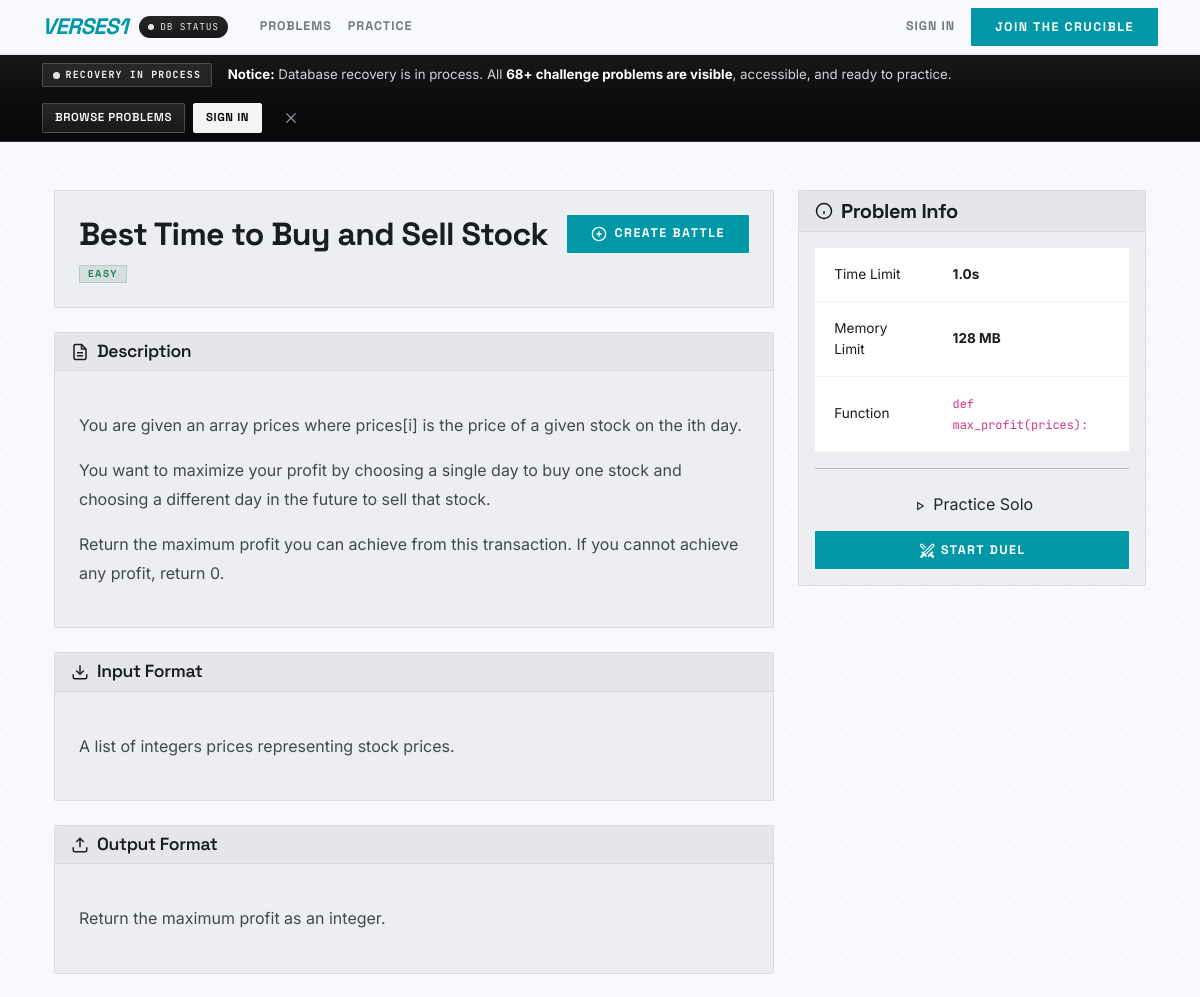
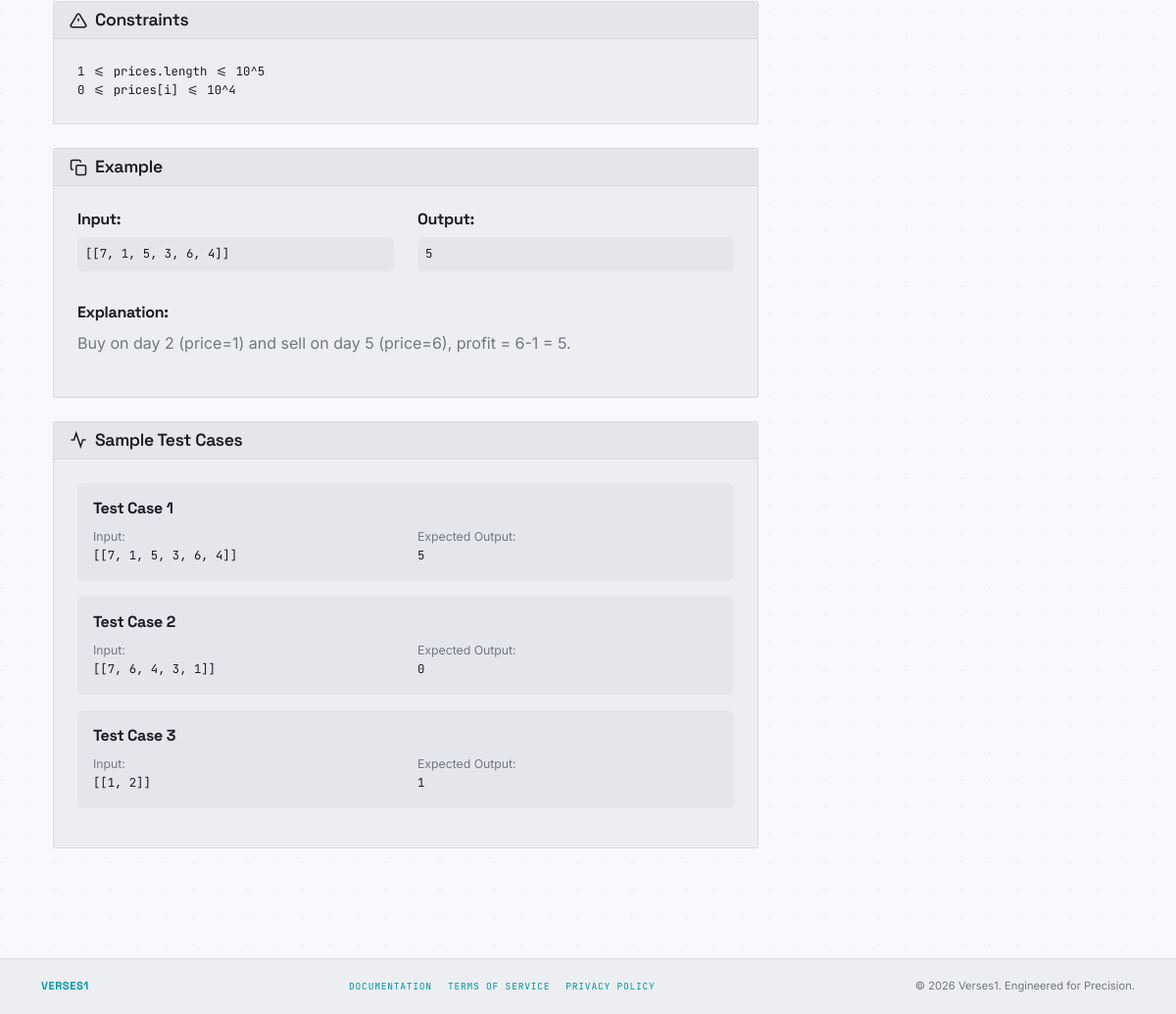
The page /problems/best-time-to-buy-sell-stock/ on the database its author committed (2 pictures, top to bottom).
### battles/models.py (models this page shows, shortened)
class ProblemStatement(models.Model):
    DIFFICULTY_CHOICES = [
        ('easy', 'Easy'),
        ('medium', 'Medium'),
        ('hard', 'Hard'),
    ]
    title = models.CharField(max_length=200)
    slug = models.SlugField(unique=True)
    description = models.TextField(help_text="Problem description in Markdown")
    input_format = models.TextField(help_text="Description of input format")
    output_format = models.TextField(help_text="Description of expected output format")
    constraints = models.TextField(help_text="Constraints (e.g., 1 <= n <= 10^5)")
    example_input = models.TextField(help_text="Example input to show users")
    example_output = models.TextField(help_text="Expected output for example")
    example_explanation = models.TextField(blank=True, help_text="Explanation of the example")
    difficulty = models.CharField(max_length=10, choices=DIFFICULTY_CHOICES, default='easy')
    categories = models.ManyToManyField(Category, related_name='problems', blank=True)
    time_limit_seconds = models.FloatField(default=2.0, help_text="Time limit per test case")
    memory_limit_mb = models.IntegerField(default=256, help_text="Memory limit in MB")
    function_signature = models.CharField(
        max_length=200,
        help_text="Function signature users must implement, e.g., 'def solution(nums, target):'"
    )
    starter_code = models.TextField(
        blank=True,
        help_text="Starter code template for users"
    )
    is_active = models.BooleanField(default=True)
    created_at = models.DateTimeField(auto_now_add=True)
    updated_at = models.DateTimeField(auto_now=True)
    class Meta:
        ordering = ['difficulty', 'title']
        indexes = [
            models.Index(fields=['is_active', 'difficulty', 'title'], name='prob_active_diff_title_idx'),
        ]
    def get_visible_test_cases(self):
        return self.test_cases.filter(is_hidden=False)

class TestCase(models.Model):
    problem = models.ForeignKey(ProblemStatement, on_delete=models.CASCADE, related_name='test_cases')
    input_data = models.TextField(help_text="Input to pass to the function")
    expected_output = models.TextField(help_text="Expected output/return value")
    is_hidden = models.BooleanField(default=False, help_text="Hidden tests are not shown to users")
    is_sample = models.BooleanField(default=False, help_text="Sample tests shown in problem description")
    order = models.IntegerField(default=0, help_text="Order of test case execution")
    points = models.IntegerField(default=10, help_text="Points for passing this test")
    class Meta:
        ordering = ['order']
        indexes = [
            models.Index(fields=['problem', 'is_hidden', 'order'], name='tc_prob_hidden_order_idx'),
        ]

### battles/views.py (the view)
# urls.py: path('problems/<slug:slug>/', views.problem_detail, name='problem_detail'),
def problem_detail(request, slug):
    ensure_problems_loaded()
    problem = get_object_or_404(ProblemStatement, slug=slug, is_active=True)
    visible_tests = problem.get_visible_test_cases()
    user_solved = False
    if request.user.is_authenticated:
        user_solved = PracticeSubmission.objects.filter(
            user=request.user,
            problem=problem,
            all_tests_passed=True
        ).exists()
    return render(request, 'battles/problem_detail.html', {
        'problem': problem,
        'visible_tests': visible_tests,
        'user_solved': user_solved,
    })

### battles/views.py (called while the page is built)
def ensure_problems_loaded():
    try:
        if not ProblemStatement.objects.filter(is_active=True).exists():
            from django.core.management import call_command
            call_command('sync_problem_catalog', verbosity=0)
    except Exception as e:
        import logging
        logging.getLogger(__name__).warning("Auto-syncing problem catalog failed: %s", e)

### battles/templates/battles/problem_detail.html (shortened to what this page needs)
{% extends "base.html" %}
{% load static %}
{% block content %}
<div class="container py-4">
    <div class="row">
        <div class="col-lg-8 problem-description">
            <div class="card mb-4">
                <div class="card-body">
                    <div class="d-flex justify-content-between align-items-start">
                        <div>
                            <h2 class="mb-2">{{ problem.title }}</h2>
                            <span class="badge {% if problem.difficulty == 'easy' %}bg-success{% elif problem.difficulty == 'medium' %}bg-warning{% else %}bg-danger{% endif %}">
                                {{ problem.get_difficulty_display }}
                            </span>
                        </div>
                        <a href="{% url 'create_battle' %}?problem={{ problem.slug }}" class="btn btn-primary d-flex align-items-center gap-2">
                            <svg width="16" height="16" viewBox="0 0 24 24" fill="none" stroke="currentColor" stroke-width="2">
                                <circle cx="12" cy="12" r="10"/>
                                <path d="M12 8v8M8 12h8"/>
                            </svg>
                            Create Battle
                        </a>
                    </div>
                </div>
            </div>
            <div class="card mb-4">
                <div class="card-header d-flex align-items-center gap-2">
                    <svg width="18" height="18" viewBox="0 0 24 24" fill="none" stroke="currentColor" stroke-width="2">
                        <path d="M14 2H6a2 2 0 0 0-2 2v16a2 2 0 0 0 2 2h12a2 2 0 0 0 2-2V8z"/>
                        <polyline points="14 2 14 8 20 8"/>
                        <line x1="16" y1="13" x2="8" y2="13"/>
                        <line x1="16" y1="17" x2="8" y2="17"/>
                    </svg>
                    <h5 class="mb-0">Description</h5>
                </div>
                <div class="card-body">
                    <p>{{ problem.description|linebreaks }}</p>
                </div>
            </div>
            <div class="card mb-4">
                <div class="card-header d-flex align-items-center gap-2">
                    <svg width="18" height="18" viewBox="0 0 24 24" fill="none" stroke="currentColor" stroke-width="2">
                        <path d="M21 15v4a2 2 0 0 1-2 2H5a2 2 0 0 1-2-2v-4"/>
                        <polyline points="7 10 12 15 17 10"/>
                        <line x1="12" y1="15" x2="12" y2="3"/>
                    </svg>
                    <h5 class="mb-0">Input Format</h5>
                </div>
                <div class="card-body">
                    <p>{{ problem.input_format|linebreaks }}</p>
                </div>
            </div>
            <div class="card mb-4">
                <div class="card-header d-flex align-items-center gap-2">
                    <svg width="18" height="18" viewBox="0 0 24 24" fill="none" stroke="currentColor" stroke-width="2">
                        <path d="M21 15v4a2 2 0 0 1-2 2H5a2 2 0 0 1-2-2v-4"/>
                        <polyline points="17 8 12 3 7 8"/>
                        <line x1="12" y1="3" x2="12" y2="15"/>
                    </svg>
                    <h5 class="mb-0">Output Format</h5>
                </div>
                <div class="card-body">
                    <p>{{ problem.output_format|linebreaks }}</p>
                </div>
            </div>
            <div class="card mb-4">
                <div class="card-header d-flex align-items-center gap-2">
                    <svg width="18" height="18" viewBox="0 0 24 24" fill="none" stroke="currentColor" stroke-width="2">
                        <path d="M10.29 3.86L1.82 18a2 2 0 0 0 1.71 3h16.94a2 2 0 0 0 1.71-3L13.71 3.86a2 2 0 0 0-3.42 0z"/>
                        <line x1="12" y1="9" x2="12" y2="13"/>
                        <line x1="12" y1="17" x2="12.01" y2="17"/>
                    </svg>
                    <h5 class="mb-0">Constraints</h5>
                </div>
                <div class="card-body">
                    <pre class="mb-0">{{ problem.constraints }}</pre>
                </div>
            </div>
            <div class="card mb-4">
                <div class="card-header d-flex align-items-center gap-2">
                    <svg width="18" height="18" viewBox="0 0 24 24" fill="none" stroke="currentColor" stroke-width="2">
                        <rect x="9" y="9" width="13" height="13" rx="2" ry="2"/>
                        <path d="M5 15H4a2 2 0 0 1-2-2V4a2 2 0 0 1 2-2h9a2 2 0 0 1 2 2v1"/>
                    </svg>
                    <h5 class="mb-0">Example</h5>
                </div>
                <div class="card-body">
                    <div class="row">
                        <div class="col-md-6">
                            <h6>Input:</h6>
                            <pre class="bg-light p-2 rounded">{{ problem.example_input }}</pre>
                        </div>
                        <div class="col-md-6">
                            <h6>Output:</h6>
                            <pre class="bg-light p-2 rounded">{{ problem.example_output }}</pre>
                        </div>
                    </div>
                    {% if problem.example_explanation %}
                    <div class="mt-3">
                        <h6>Explanation:</h6>
                        <p class="text-muted">{{ problem.example_explanation }}</p>
                    </div>
                    {% endif %}
                </div>
            </div>
            {% if visible_tests %}
            <div class="card mb-4">
                <div class="card-header d-flex align-items-center gap-2">
                    <svg width="18" height="18" viewBox="0 0 24 24" fill="none" stroke="currentColor" stroke-width="2">
                        <polyline points="22 12 18 12 15 21 9 3 6 12 2 12"/>
                    </svg>
                    <h5 class="mb-0">Sample Test Cases</h5>
                </div>
                <div class="card-body">
                    {% for test in visible_tests %}
                    <div class="test-case mb-3 p-3 bg-light rounded">
                        <h6>Test Case {{ forloop.counter }}</h6>
                        <div class="row">
                            <div class="col-md-6">
                                <small class="text-muted">Input:</small>
                                <pre class="mb-0">{{ test.input_data }}</pre>
                            </div>
                            <div class="col-md-6">
                                <small class="text-muted">Expected Output:</small>
                                <pre class="mb-0">{{ test.expected_output }}</pre>
                            </div>
                        </div>
                    </div>
                    {% endfor %}
                </div>
            </div>
            {% endif %}
        </div>
        <div class="col-lg-4">
            <div class="card sticky-top" style="top: 20px;">
                <div class="card-header d-flex align-items-center gap-2">
                    <svg width="18" height="18" viewBox="0 0 24 24" fill="none" stroke="currentColor" stroke-width="2">
                        <circle cx="12" cy="12" r="10"/>
                        <line x1="12" y1="16" x2="12" y2="12"/>
                        <line x1="12" y1="8" x2="12.01" y2="8"/>
                    </svg>
                    <h5 class="mb-0">Problem Info</h5>
                </div>
                <div class="card-body">
                    <table class="table table-sm">
                        <tr>
                            <td>Time Limit</td>
                            <td><strong>{{ problem.time_limit_seconds }}s</strong></td>
                        </tr>
                        <tr>
                            <td>Memory Limit</td>
                            <td><strong>{{ problem.memory_limit_mb }} MB</strong></td>
                        </tr>
                        <tr>
                            <td>Function</td>
                            <td><code>{{ problem.function_signature }}</code></td>
                        </tr>
                    </table>
                    <hr>
                    <div class="d-flex flex-column gap-2">
                        <a href="{% url 'practice_problem' problem.slug %}" class="btn btn-practice w-100">
                            <span class="material-symbols-outlined" style="font-size:18px;">play_arrow</span>
                            Practice Solo
                        </a>
                        <form action="{% url 'create_battle' %}" method="post" class="w-100">
                            <button type="submit" class="btn btn-primary w-100">
                                <span class="material-symbols-outlined" style="font-size:18px;">swords</span>
                                Start Duel
                            </button>
                        </form>
                    </div>
                </div>
            </div>
        </div>
    </div>
</div>
{% endblock %}

### battles/templates/battles/problem_detail.html (style rules this page uses)
.problem-description p { font-size: 1rem; line-height: 1.8; white-space: pre-wrap; word-wrap: break-word; }
.problem-description h5 { font-size: 1.1rem; font-weight: 600; }
.problem-description .card-body { padding: 1.5rem; }

### battles/templates/base.html (style rules this page uses)
.material-symbols-outlined { font-variation-settings: 'FILL' 0, 'wght' 300, 'GRAD' 0, 'opsz' 24; vertical-align: middle; font-size: 20px; }

### rows shown on the page
ProblemStatement: title "Best Time to Buy and Sell Stock", difficulty "EASY", description "You are given an array prices where prices[i] is the price of a given stock on the ith day. You want to maximize your profit by choosing a single day to buy one stock and choosing a different day in the future to sell that stock. Return the maximum profit you can achieve from this transaction. If you cannot achieve any profit, return 0.", input_format "A list of integers prices representing stock prices.", output_format "Return the maximum profit as an integer.", constraints "1 <= prices.length <= 10^5 0 <= prices[i] <= 10^4", example_input "[[7, 1, 5, 3, 6, 4]]", example_output "5", example_explanation "Buy on day 2 (price=1) and sell on day 5 (price=6), profit = 6-1 = 5.", time_limit_seconds "1.0", memory_limit_mb "128", function_signature "def max_profit(prices):"
TestCase: input_data "[[7, 1, 5, 3, 6, 4]]", expected_output "5"
TestCase: input_data "[[7, 6, 4, 3, 1]]", expected_output "0"
TestCase: input_data "[[1, 2]]", expected_output "1"
